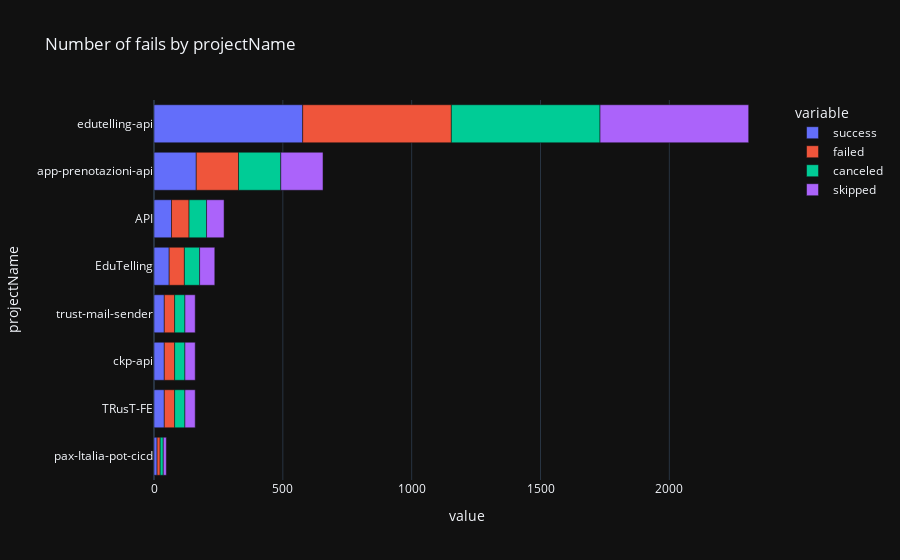
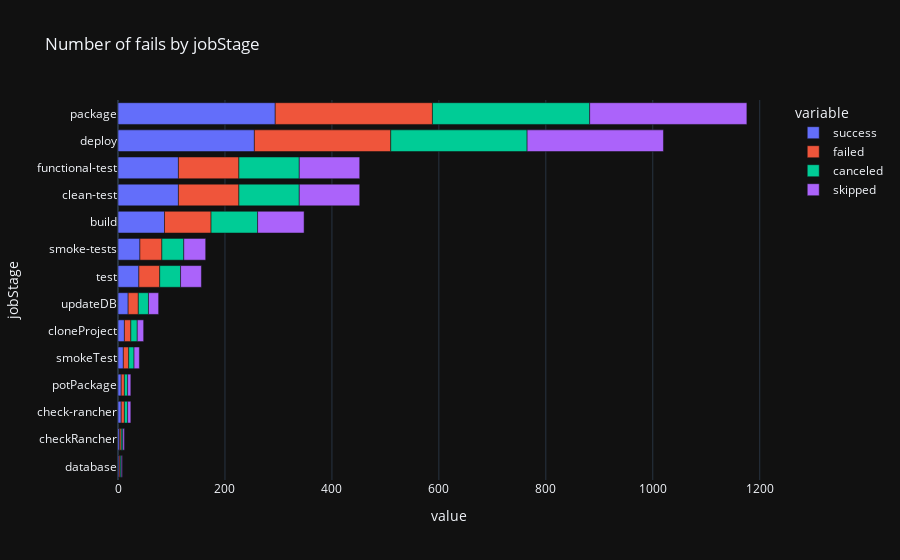
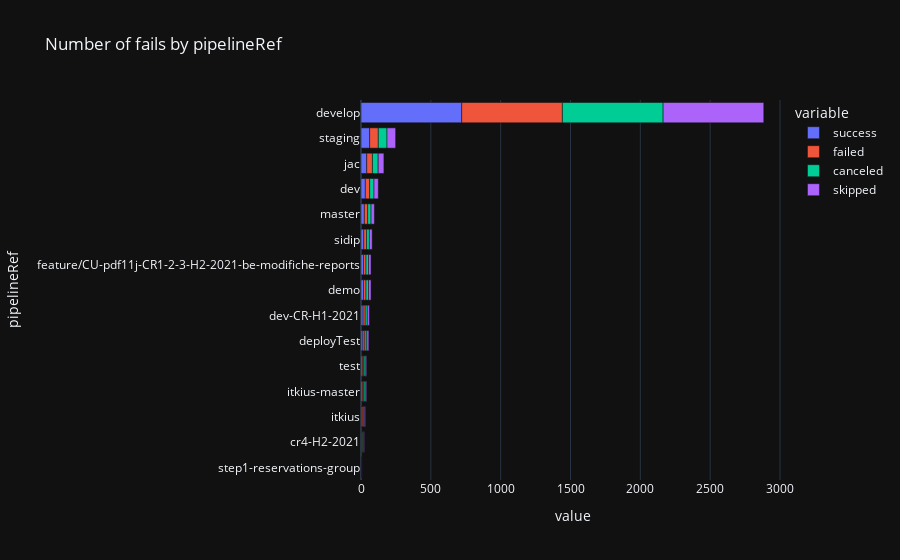

Notebook code cell kept with these figures, in order:
### Markdown cell above
# Number of fails by stage number.

### Code cell
def createBarGraphByJobStatus(variable):

    jobStatusUnique = jobs["jobStatus"].unique().tolist()
    df_list = []
    for status in jobStatusUnique:
        jobs_total = jobs.rename(columns={'jobStatus': status})
        total = jobs_total.groupby(by=variable)[status].count()
        df_list.append(total)

    df = pd.concat(df_list,axis=1)
    df = df.sort_values(by=[jobStatusUnique[0]],ascending=True)
    fig = px.bar(df, orientation='h',template=plotly_template,title="Number of fails by "+ variable)
    fig.show()
    
print(" Number of jobs projectName types")
createBarGraphByJobStatus("projectName")    
print(" Number of jobs stage types")
createBarGraphByJobStatus("jobStage")
createBarGraphByJobStatus("pipelineRef")

### Figure 1 — Plotly figure (JSON) as saved in the notebook; plotly's stock layout.template omitted (floating-point values rounded to 4 significant figures)
{"data": [{"alignmentgroup": "True", "hovertemplate": "variable=success<br>value=%{x}<br>projectName=%{y}<extra></extra>", "legendgroup": "success", "marker": {"color": "#636efa", "pattern": {"shape": ""}}, "name": "success", "offsetgroup": "success", "orientation": "h", "showlegend": true, "textposition": "auto", "type": "bar", "x": [12, 40, 40, 40, 59, 68, 164, 577], "xaxis": "x", "y": ["pax-Italia-pot-cicd", "TRusT-FE", "ckp-api", "trust-mail-sender", "EduTelling", "API", "app-prenotazioni-api", "edutelling-api"], "yaxis": "y"}, {"alignmentgroup": "True", "hovertemplate": "variable=failed<br>value=%{x}<br>projectName=%{y}<extra></extra>", "legendgroup": "failed", "marker": {"color": "#EF553B", "pattern": {"shape": ""}}, "name": "failed", "offsetgroup": "failed", "orientation": "h", "showlegend": true, "textposition": "auto", "type": "bar", "x": [12, 40, 40, 40, 59, 68, 164, 577], "xaxis": "x", "y": ["pax-Italia-pot-cicd", "TRusT-FE", "ckp-api", "trust-mail-sender", "EduTelling", "API", "app-prenotazioni-api", "edutelling-api"], "yaxis": "y"}, {"alignmentgroup": "True", "hovertemplate": "variable=canceled<br>value=%{x}<br>projectName=%{y}<extra></extra>", "legendgroup": "canceled", "marker": {"color": "#00cc96", "pattern": {"shape": ""}}, "name": "canceled", "offsetgroup": "canceled", "orientation": "h", "showlegend": true, "textposition": "auto", "type": "bar", "x": [12, 40, 40, 40, 59, 68, 164, 577], "xaxis": "x", "y": ["pax-Italia-pot-cicd", "TRusT-FE", "ckp-api", "trust-mail-sender", "EduTelling", "API", "app-prenotazioni-api", "edutelling-api"], "yaxis": "y"}, {"alignmentgroup": "True", "hovertemplate": "variable=skipped<br>value=%{x}<br>projectName=%{y}<extra></extra>", "legendgroup": "skipped", "marker": {"color": "#ab63fa", "pattern": {"shape": ""}}, "name": "skipped", "offsetgroup": "skipped", "orientation": "h", "showlegend": true, "textposition": "auto", "type": "bar", "x": [12, 40, 40, 40, 59, 68, 164, 577], "xaxis": "x", "y": ["pax-Italia-pot-cicd", "TRusT-FE", "ckp-api", "trust-mail-sender", "EduTelling", "API", "app-prenotazioni-api", "edutelling-api"], "yaxis": "y"}], "layout": {"barmode": "relative", "legend": {"title": {"text": "variable"}, "tracegroupgap": 0}, "title": {"text": "Number of fails by projectName"}, "xaxis": {"anchor": "y", "domain": [0, 1], "title": {"text": "value"}}, "yaxis": {"anchor": "x", "domain": [0, 1], "title": {"text": "projectName"}}}}

### Figure 2 — Plotly figure (JSON) as saved in the notebook; plotly's stock layout.template omitted (floating-point values rounded to 4 significant figures)
{"data": [{"alignmentgroup": "True", "hovertemplate": "variable=success<br>value=%{x}<br>jobStage=%{y}<extra></extra>", "legendgroup": "success", "marker": {"color": "#636efa", "pattern": {"shape": ""}}, "name": "success", "offsetgroup": "success", "orientation": "h", "showlegend": true, "textposition": "auto", "type": "bar", "x": [2, 3, 6, 6, 10, 12, 19, 39, 41, 87, 113, 113, 255, 294], "xaxis": "x", "y": ["database", "checkRancher", "check-rancher", "potPackage", "smokeTest", "cloneProject", "updateDB", "test", "smoke-tests", "build", "clean-test", "functional-test", "deploy", "package"], "yaxis": "y"}, {"alignmentgroup": "True", "hovertemplate": "variable=failed<br>value=%{x}<br>jobStage=%{y}<extra></extra>", "legendgroup": "failed", "marker": {"color": "#EF553B", "pattern": {"shape": ""}}, "name": "failed", "offsetgroup": "failed", "orientation": "h", "showlegend": true, "textposition": "auto", "type": "bar", "x": [2, 3, 6, 6, 10, 12, 19, 39, 41, 87, 113, 113, 255, 294], "xaxis": "x", "y": ["database", "checkRancher", "check-rancher", "potPackage", "smokeTest", "cloneProject", "updateDB", "test", "smoke-tests", "build", "clean-test", "functional-test", "deploy", "package"], "yaxis": "y"}, {"alignmentgroup": "True", "hovertemplate": "variable=canceled<br>value=%{x}<br>jobStage=%{y}<extra></extra>", "legendgroup": "canceled", "marker": {"color": "#00cc96", "pattern": {"shape": ""}}, "name": "canceled", "offsetgroup": "canceled", "orientation": "h", "showlegend": true, "textposition": "auto", "type": "bar", "x": [2, 3, 6, 6, 10, 12, 19, 39, 41, 87, 113, 113, 255, 294], "xaxis": "x", "y": ["database", "checkRancher", "check-rancher", "potPackage", "smokeTest", "cloneProject", "updateDB", "test", "smoke-tests", "build", "clean-test", "functional-test", "deploy", "package"], "yaxis": "y"}, {"alignmentgroup": "True", "hovertemplate": "variable=skipped<br>value=%{x}<br>jobStage=%{y}<extra></extra>", "legendgroup": "skipped", "marker": {"color": "#ab63fa", "pattern": {"shape": ""}}, "name": "skipped", "offsetgroup": "skipped", "orientation": "h", "showlegend": true, "textposition": "auto", "type": "bar", "x": [2, 3, 6, 6, 10, 12, 19, 39, 41, 87, 113, 113, 255, 294], "xaxis": "x", "y": ["database", "checkRancher", "check-rancher", "potPackage", "smokeTest", "cloneProject", "updateDB", "test", "smoke-tests", "build", "clean-test", "functional-test", "deploy", "package"], "yaxis": "y"}], "layout": {"barmode": "relative", "legend": {"title": {"text": "variable"}, "tracegroupgap": 0}, "title": {"text": "Number of fails by jobStage"}, "xaxis": {"anchor": "y", "domain": [0, 1], "title": {"text": "value"}}, "yaxis": {"anchor": "x", "domain": [0, 1], "title": {"text": "jobStage"}}}}

### Figure 3 — Plotly figure (JSON) as saved in the notebook; plotly's stock layout.template omitted (floating-point values rounded to 4 significant figures)
{"data": [{"alignmentgroup": "True", "hovertemplate": "variable=success<br>value=%{x}<br>pipelineRef=%{y}<extra></extra>", "legendgroup": "success", "marker": {"color": "#636efa", "pattern": {"shape": ""}}, "name": "success", "offsetgroup": "success", "orientation": "h", "showlegend": true, "textposition": "auto", "type": "bar", "x": [2, 6, 8, 10, 10, 14, 15, 18, 18, 20, 24, 31, 41, 62, 721], "xaxis": "x", "y": ["step1-reservations-group", "cr4-H2-2021", "itkius", "itkius-master", "test", "deployTest", "dev-CR-H1-2021", "demo", "feature/CU-pdf11j-CR1-2-3-H2-2021-be-modifiche-reports", "sidip", "master", "dev", "jac", "staging", "develop"], "yaxis": "y"}, {"alignmentgroup": "True", "hovertemplate": "variable=failed<br>value=%{x}<br>pipelineRef=%{y}<extra></extra>", "legendgroup": "failed", "marker": {"color": "#EF553B", "pattern": {"shape": ""}}, "name": "failed", "offsetgroup": "failed", "orientation": "h", "showlegend": true, "textposition": "auto", "type": "bar", "x": [2, 6, 8, 10, 10, 14, 15, 18, 18, 20, 24, 31, 41, 62, 721], "xaxis": "x", "y": ["step1-reservations-group", "cr4-H2-2021", "itkius", "itkius-master", "test", "deployTest", "dev-CR-H1-2021", "demo", "feature/CU-pdf11j-CR1-2-3-H2-2021-be-modifiche-reports", "sidip", "master", "dev", "jac", "staging", "develop"], "yaxis": "y"}, {"alignmentgroup": "True", "hovertemplate": "variable=canceled<br>value=%{x}<br>pipelineRef=%{y}<extra></extra>", "legendgroup": "canceled", "marker": {"color": "#00cc96", "pattern": {"shape": ""}}, "name": "canceled", "offsetgroup": "canceled", "orientation": "h", "showlegend": true, "textposition": "auto", "type": "bar", "x": [2, 6, 8, 10, 10, 14, 15, 18, 18, 20, 24, 31, 41, 62, 721], "xaxis": "x", "y": ["step1-reservations-group", "cr4-H2-2021", "itkius", "itkius-master", "test", "deployTest", "dev-CR-H1-2021", "demo", "feature/CU-pdf11j-CR1-2-3-H2-2021-be-modifiche-reports", "sidip", "master", "dev", "jac", "staging", "develop"], "yaxis": "y"}, {"alignmentgroup": "True", "hovertemplate": "variable=skipped<br>value=%{x}<br>pipelineRef=%{y}<extra></extra>", "legendgroup": "skipped", "marker": {"color": "#ab63fa", "pattern": {"shape": ""}}, "name": "skipped", "offsetgroup": "skipped", "orientation": "h", "showlegend": true, "textposition": "auto", "type": "bar", "x": [2, 6, 8, 10, 10, 14, 15, 18, 18, 20, 24, 31, 41, 62, 721], "xaxis": "x", "y": ["step1-reservations-group", "cr4-H2-2021", "itkius", "itkius-master", "test", "deployTest", "dev-CR-H1-2021", "demo", "feature/CU-pdf11j-CR1-2-3-H2-2021-be-modifiche-reports", "sidip", "master", "dev", "jac", "staging", "develop"], "yaxis": "y"}], "layout": {"barmode": "relative", "legend": {"title": {"text": "variable"}, "tracegroupgap": 0}, "title": {"text": "Number of fails by pipelineRef"}, "xaxis": {"anchor": "y", "domain": [0, 1], "title": {"text": "value"}}, "yaxis": {"anchor": "x", "domain": [0, 1], "title": {"text": "pipelineRef"}}}}
